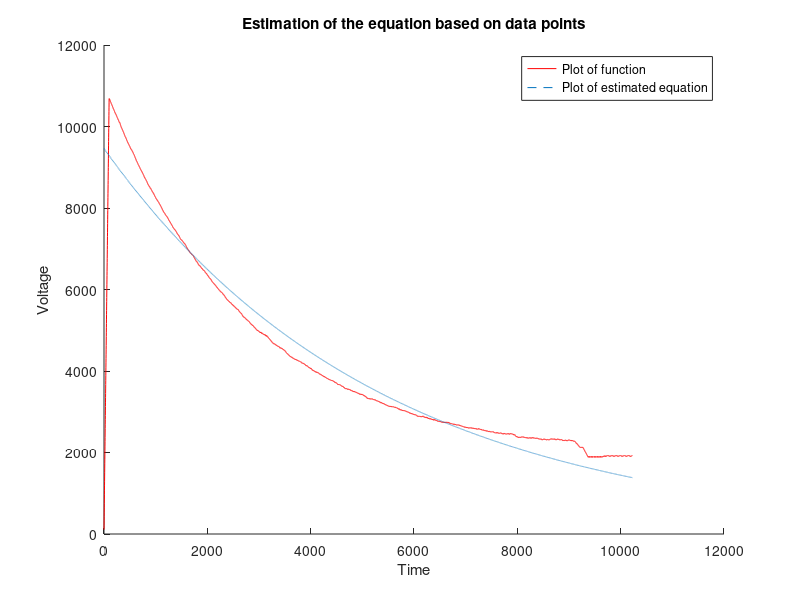

The MATLAB source for this figure: (Note: this script raises an error after producing the figure.)
clc; close all; clear all;

%Expresses the initial quantity
load TPE_5_2_mod.txt
data=TPE_5_2_mod(600:10828);
data=data';
SampleNo = size(data,2);
ts=linspace(0,SampleNo-1,SampleNo);

%Moving Average Filter
 windowSize = 100;
b = (1/windowSize)*ones(1,windowSize);
a = 1;
y1 = filter(b,a,data);
dn=y1;

% figure(1)
% %subplot(2,1,1) % first subplot
% plot(ts,dn,'r',F(x,ts),'--')
% title('Estimation of equation based on data points')
% legend('Plot of function','Plot of estimated equation','location','southeast')
% xlabel('Time')
% ylabel('Voltage')
% % hold off

F = @(x,xdata)(x(1)*exp(-xdata/x(2)));

x0 = [1000 1000];

[x,resnorm,~,exitflag,output] = lsqcurvefit(F,x0,ts,dn)




figure(1)
hold on
plot(ts,dn,'r',ts,F(x,ts),'--')
title('Estimation of the equation based on data points')
legend('Plot of function','Plot of estimated equation')
xlabel('Time')
ylabel('Voltage')
hold off

T_decay=x(1);
T_rise=x(2);


Fsumsquares = @(x)sum((F(x,ts) - dn).^2);
opts = optimoptions('fminunc','Algorithm','quasi-newton');
[xunc,ressquared,eflag,outputu] = ...
    fminunc(Fsumsquares,x0)

%Notice that fminunc found the same solution as lsqcurvefit,
%but took many more function evaluations to do so.

fprintf(['There were %d iterations using fminunc,' ...
    ' and %d using lsqcurvefit.\n'], ...
    outputu.iterations,output.iterations)
fprintf(['There were %d function evaluations using fminunc,' ...
    ' and %d using lsqcurvefit.'], ...
    outputu.funcCount,output.funcCount)


%filter parameters
%pulse period
Tpprd = 0.1;
%clock period [usec]
Tclk = 1./80;
Tclkn = Tclk*1e-6;
%high pass filter differentiation constant
val=1/x(2);
Taupk = 30;
Taupk_top = 50;
b10 = exp(-val);
na = (Taupk/Tclk);
nad = na-3;
nb = (Taupk_top+Taupk)/Tclk;
nbd = nb-3;
z = tf('z', Tclk);
% Trapezoidal filter Z-transfer function
A=(1-b10*z^-1);
B=( (1-z^-na)/(1-z^-1));
AB=A*B;
C=( (1-z^-nb)/(1-z^-1));
ABC=A*B*C;
D=z^-1/na;
hz1=A*B*C*D;
[hznum1, hzden1, Ts1] = tfdata(hz1,'v');

xf1=filter(hznum1,hzden1,data);
figure (2)
hold on
title('Output of the trapezoidal filter')
plot(xf1)